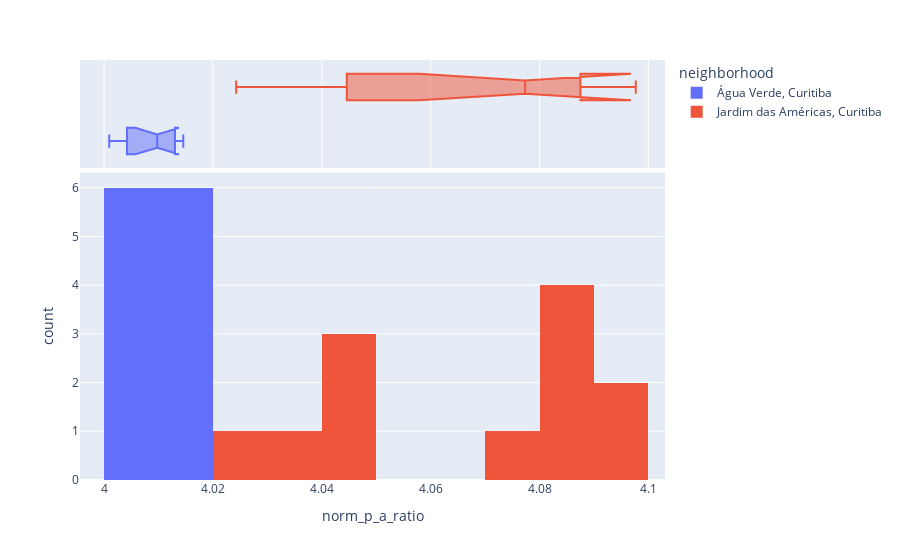

Source (notebook cell):
### Code cell
px.histogram(gdf, 
             x='norm_p_a_ratio', 
            #  y="tip", 
             color="neighborhood",
                   marginal="box", # or violin, rug
                #    hover_data=df.columns
                # range_x=(0,30),
                width = 900,
                nbins=10,
                   )

### Figure 1 — Plotly figure (JSON) as saved in the notebook; plotly's stock layout.template omitted (floating-point values rounded to 4 significant figures)
{"data": [{"alignmentgroup": "True", "bingroup": "x", "hovertemplate": "neighborhood=Água Verde, Curitiba<br>norm_p_a_ratio=%{x}<br>count=%{y}<extra></extra>", "legendgroup": "Água Verde, Curitiba", "marker": {"color": "#636efa", "pattern": {"shape": ""}}, "name": "Água Verde, Curitiba", "nbinsx": 10, "offsetgroup": "Água Verde, Curitiba", "orientation": "v", "showlegend": true, "type": "histogram", "x": [4.005, 4.007, 4.015, 4.011, 4.011, 4.008, 4.014, 4.002, 4.001, 4.012, 4.003, 4.014], "xaxis": "x", "yaxis": "y"}, {"alignmentgroup": "True", "hovertemplate": "neighborhood=Água Verde, Curitiba<br>norm_p_a_ratio=%{x}<extra></extra>", "legendgroup": "Água Verde, Curitiba", "marker": {"color": "#636efa"}, "name": "Água Verde, Curitiba", "notched": true, "offsetgroup": "Água Verde, Curitiba", "showlegend": false, "type": "box", "x": [4.005, 4.007, 4.015, 4.011, 4.011, 4.008, 4.014, 4.002, 4.001, 4.012, 4.003, 4.014], "xaxis": "x2", "yaxis": "y2"}, {"alignmentgroup": "True", "bingroup": "x", "hovertemplate": "neighborhood=Jardim das Américas, Curitiba<br>norm_p_a_ratio=%{x}<br>count=%{y}<extra></extra>", "legendgroup": "Jardim das Américas, Curitiba", "marker": {"color": "#EF553B", "pattern": {"shape": ""}}, "name": "Jardim das Américas, Curitiba", "nbinsx": 10, "offsetgroup": "Jardim das Américas, Curitiba", "orientation": "v", "showlegend": true, "type": "histogram", "x": [4.084, 4.086, 4.097, 4.084, 4.042, 4.047, 4.05, 4.098, 4.071, 4.024, 4.034, 4.089], "xaxis": "x", "yaxis": "y"}, {"alignmentgroup": "True", "hovertemplate": "neighborhood=Jardim das Américas, Curitiba<br>norm_p_a_ratio=%{x}<extra></extra>", "legendgroup": "Jardim das Américas, Curitiba", "marker": {"color": "#EF553B"}, "name": "Jardim das Américas, Curitiba", "notched": true, "offsetgroup": "Jardim das Américas, Curitiba", "showlegend": false, "type": "box", "x": [4.084, 4.086, 4.097, 4.084, 4.042, 4.047, 4.05, 4.098, 4.071, 4.024, 4.034, 4.089], "xaxis": "x2", "yaxis": "y2"}], "layout": {"barmode": "relative", "legend": {"title": {"text": "neighborhood"}, "tracegroupgap": 0}, "margin": {"t": 60}, "width": 900, "xaxis": {"anchor": "y", "domain": [0, 1], "title": {"text": "norm_p_a_ratio"}}, "xaxis2": {"anchor": "y2", "domain": [0, 1], "matches": "x", "showgrid": true, "showticklabels": false}, "yaxis": {"anchor": "x", "domain": [0, 0.7326], "title": {"text": "count"}}, "yaxis2": {"anchor": "x2", "domain": [0.7426, 1], "matches": "y2", "showgrid": false, "showline": false, "showticklabels": false, "ticks": ""}}}
